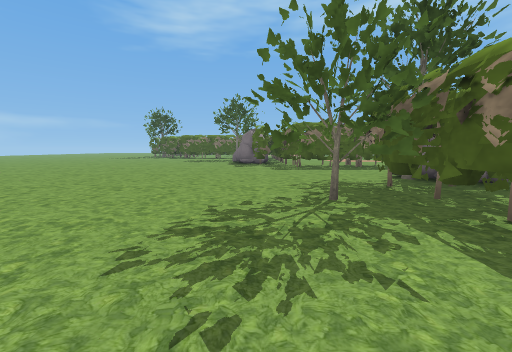
view 1 (above)

16 first-person views from a walk through a 3-D level made in the Godot game engine. The camera is 1.2 m above the floor, tilts 6° down and sees 90° across. The floor is counted in squares, 2 m on a side. Each view is taken from the middle of a square. On the plan, view 1 faces up. The plan holds only what a view shows up to about 9 squares ahead; the rest is blank. The place goes on beyond the plan. Characters and animated objects are not drawn. Some surface patterns are stand-ins.

view 2
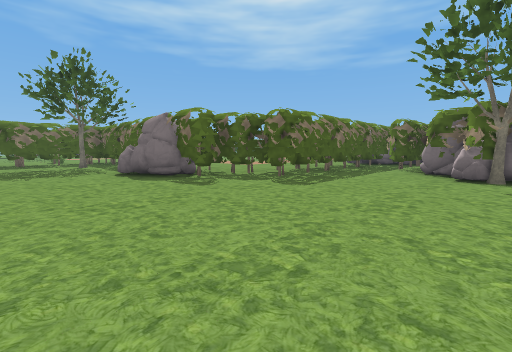

view 3
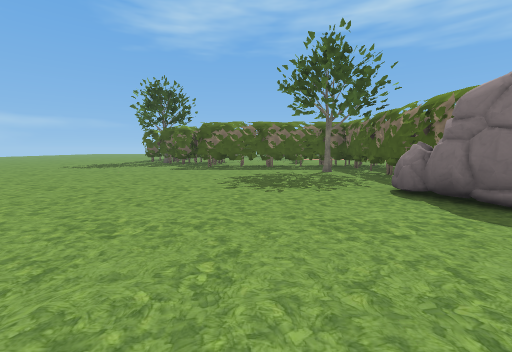

view 4
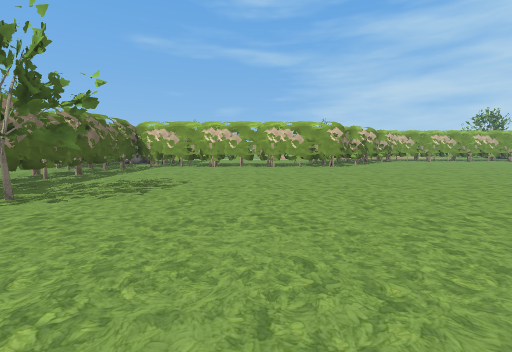

view 5
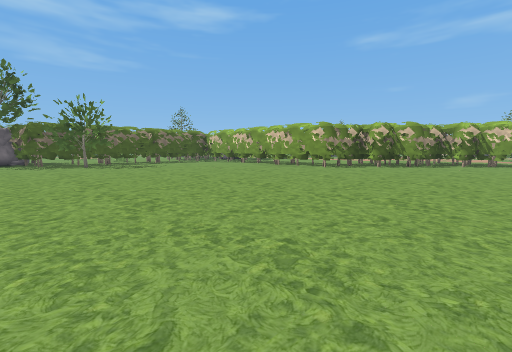

view 6
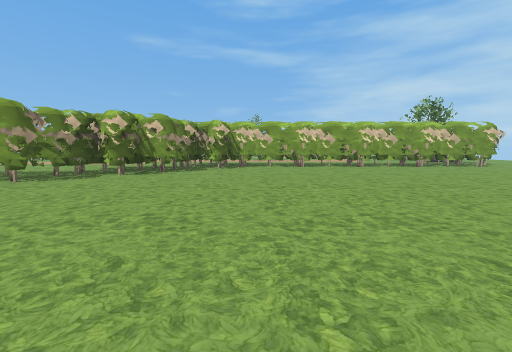

view 7
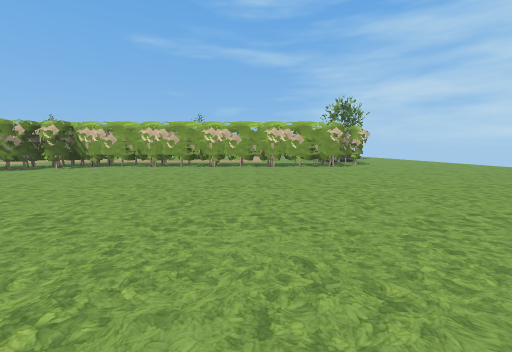

view 8
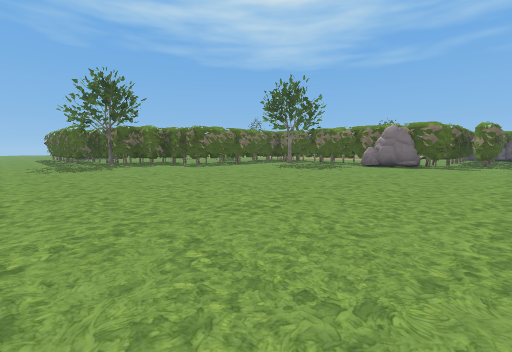

view 9
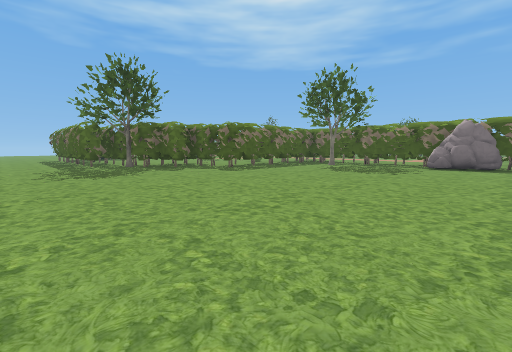

view 10
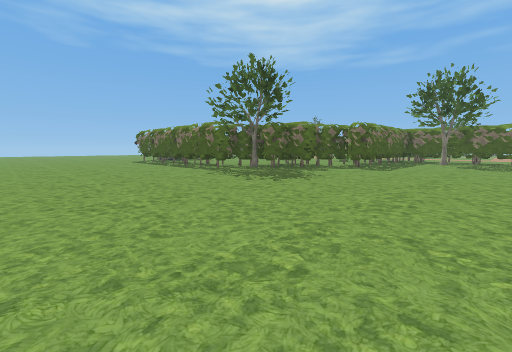

view 11
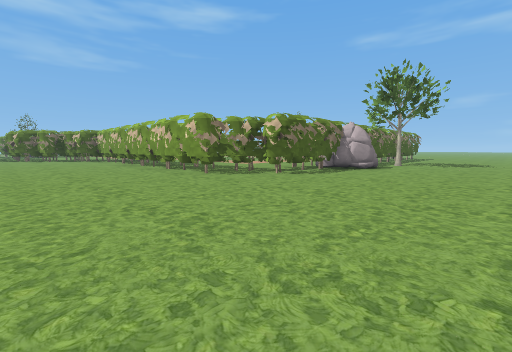

view 12
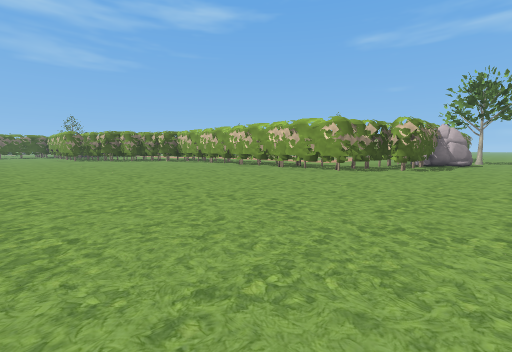

view 13
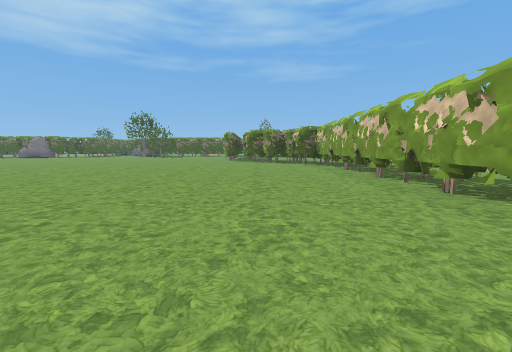

view 14
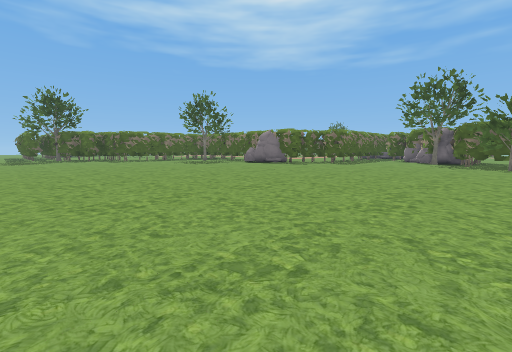

view 15
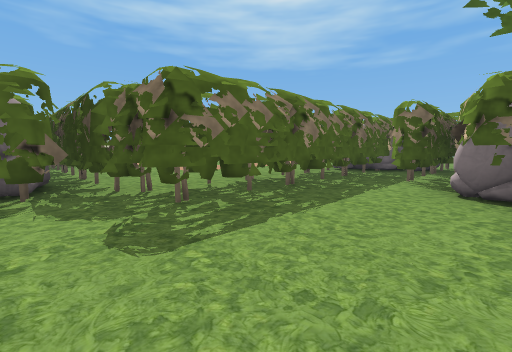

view 16
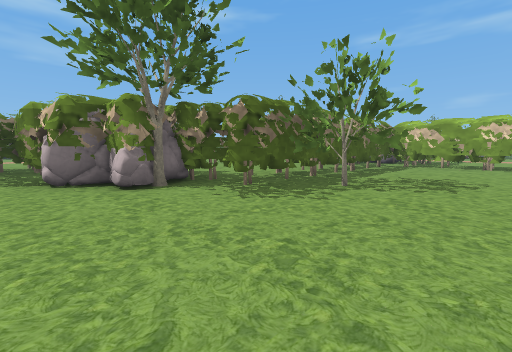

### Floor plan
Key: @ floor where view 1 was taken; # wall or solid block; . floor; T tree; R rock.
Columns run from 22 left of view 1 to 8 right of it. Each row starts with its distance up from view 1.
 19          .....#T#
 18          .......##
 17          ........######
 16          .............#
 15          ............T#
 14          .............#
 13          .............##
 12             ..........##
 11             .........RR#
 10             ..........###
  9             ...........########
  8             ..................#
  7              ..............####
  6              .............###
  5              ............TR
  4             ...........T###
  3            ...........TT##
  2         . ..............#
  1       ..................#
  0   ....................@.#
 -1   ......................#
 -2   ......................#
 -3 .................########
 -4 ................###
 -5 ...............###
 -6 ..............###
 -7 .....###########
 -8 ....###
 -9 ....##

Positions as (right, up) in squares from view 1, and headings:
1: (0, 0), facing up
2: (-3, 5), facing up-right
3: (-3, 8), facing up
4: (-2, 6), facing down
5: (-9, 5), facing down-right
6: (-9, 2), facing down
7: (-14, 2), facing down
8: (-10, 8), facing up-right
9: (-10, 10), facing up-right
10: (-13, 13), facing up-right
11: (-22, -3), facing down-right
12: (-20, 0), facing down-right
13: (-18, -4), facing right
14: (-9, 3), facing up-right
15: (0, 6), facing up-right
16: (-1, 7), facing down-right
